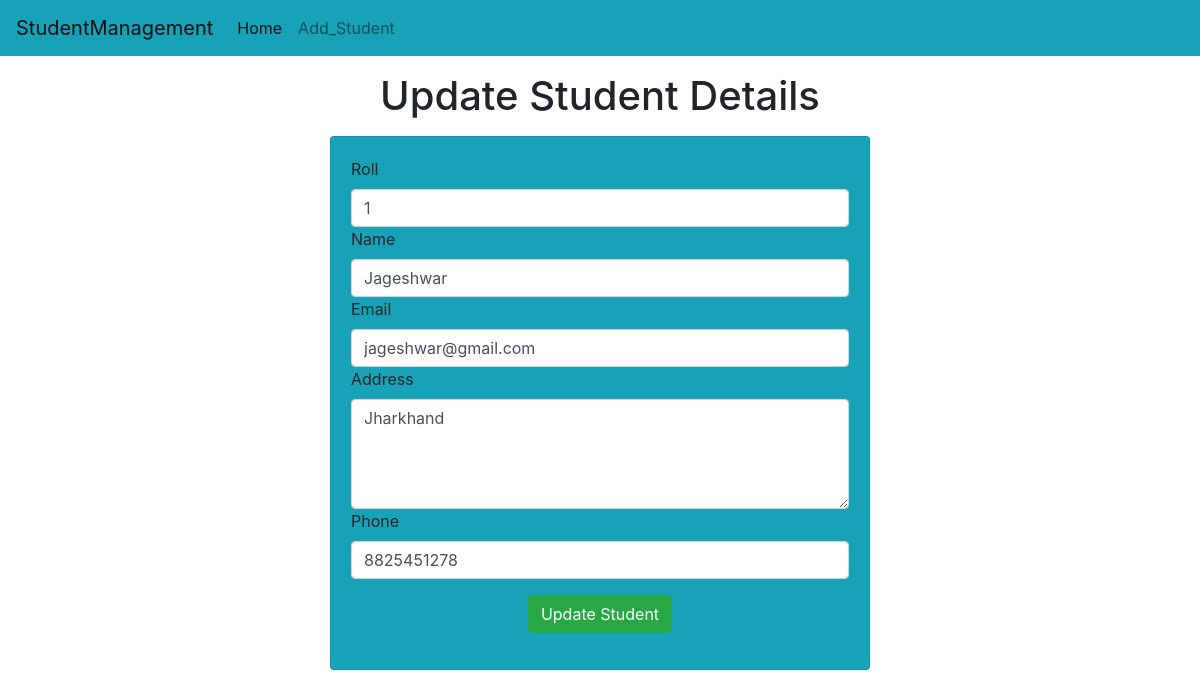
Page /std/update-std/1 on the committed database.
### std/models.py (models this page shows)
class Student(models.Model):
    roll=models.CharField(max_length=10)
    name=models.CharField(max_length=200)
    email=models.CharField(max_length=200)
    address=models.CharField(max_length=200)
    phone=models.CharField(max_length=10)

### std/views.py (the view)
# urls.py: path("update-std/<int:roll>",update_std),
def update_std(request,roll):
    std=Student.objects.get(pk=roll)
    return render(request,"std/update_std.html", {'std':std})

### templates/std/update_std.html (shortened to what this page needs)
<html lang="en">
<head>
</head>
<body>
    <!doctype html>
<html lang="en">
  <head>
    <link rel="stylesheet" href="https://cdn.jsdelivr.net/npm/bootstrap@4.0.0/dist/css/bootstrap.min.css">
  </head>
  <body>
    {% include "std/navbar.html" %}
    <h1 class="text-center my-3">Update Student Details </h1>
    <div class="container">
        <div class="row">
            <div class="col-md-6 offset-md-3">
                <div class="card bg-info">
                    <div class="card-body">
                        <form action="/std/do-update-std/{{std.id}}" method="POST">
                            <div class="md-3">
                                <label for="roll">Roll</label>
                                <input name="std_roll"type="text" id="roll" class="form-control" placeholder="Enter Your Roll" required value="{{std.roll}}">
                            </div>
                            <div class="md-3">
                                <label for="name">Name</label>
                                <input name="std_name" type="text" id="name" class="form-control" placeholder="Enter Your Name" required value="{{std.name}}">
                            </div>
                            <div class="md-3">
                                <label for="email">Email</label>
                                <input name="std_email" type="email" id="email" class="form-control" placeholder="Enter Your Email" required value="{{std.email}}">
                            </div>
                            <div class="md-3">
                                <label for="address">Address</label>
                                <textarea name="std_address" id="address" rows="4" class="form-control" placeholder="Enter Your Address">{{std.address}}</textarea>
                            </div>
                            <div class="md-3">
                                <label for="phone">Phone</label>
                                <input name="std_phone" type="text" id="phone" class="form-control" placeholder="Enter your Phone Number" value="{{std.phone}}">
                            </div>
                            <div class="container text-center my-3">
                                <button class="btn btn-success">
                                    Update Student
                                </button>
                            </div>
                        </form>
                    </div>
                </div>
            </div>
        </div>
    </div>
  </body>
</html>
</body>
</html>

### rows in the picture
Student: std_roll "1", std_name "Jageshwar", std_email "jageshwar@gmail.com", std_address "Jharkhand", std_phone "8825451278"
